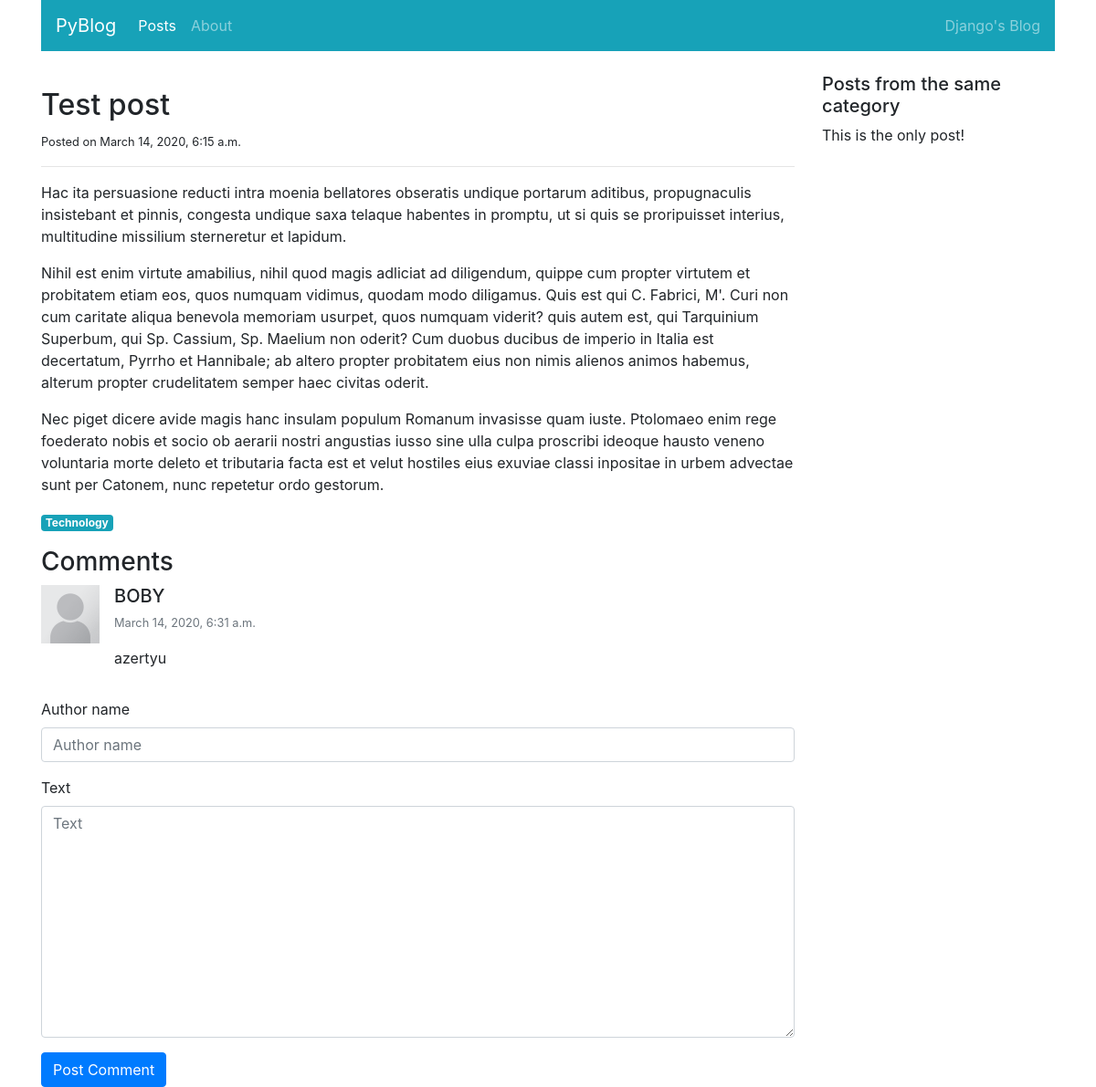
Page /blog/posts/detail/1/ on the earlier database version.
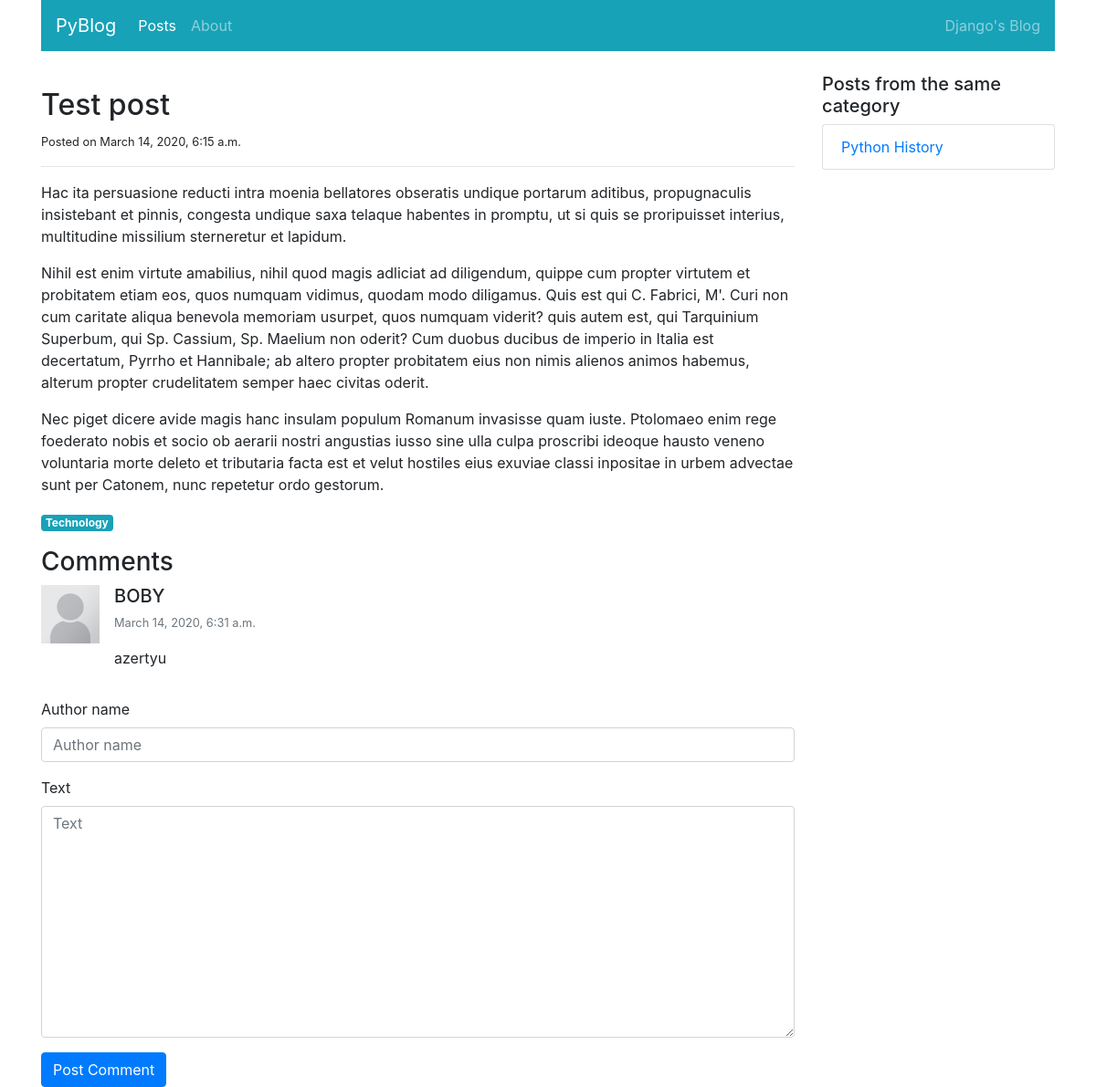
Same page on the later database version.
### blog/models.py (models this page shows, shortened)
class Post(models.Model):
    title = models.CharField(max_length=100)
    category = models.ForeignKey('PostCategory',
                                 null=True,
                                 blank=True,
                                 on_delete=models.DO_NOTHING)
    published = models.BooleanField(default=False)
    text = models.TextField(blank=True)
    created_at = models.DateTimeField(auto_now_add=True)

class PostCategory(models.Model):
    name = models.CharField(max_length=50)
    def slug(self):
        return slugify(self.name)

class Comment(models.Model):
    STATUS_VISIBLE = 'visible'
    STATUS_HIDDEN = 'hidden'
    STATUS_MODERATED = 'moderated'
    STATUS_CHOICES = (
        (STATUS_VISIBLE, 'Visible'),
        (STATUS_HIDDEN, 'Hidden'),
        (STATUS_MODERATED, 'Moderated'),
    )
    post = models.ForeignKey('Post',
                             on_delete=models.CASCADE,
                             related_name='comments')
    author_name = models.CharField(max_length=100)
    text = models.TextField()
    status = models.CharField(max_length=20,
                              default=STATUS_VISIBLE,
                              choices=STATUS_CHOICES)
    moderation_text = models.CharField(max_length=200, blank=True)
    created_at = models.DateTimeField(auto_now_add=True)

### blog/views.py (the view)
# urls.py: path('posts/detail/<int:post_id>/', views.post_detail, name='post-detail'),
def post_detail(request, post_id, message=''):
    post = get_object_or_404(Post, pk=post_id)
    posts_same_category = Post.objects.filter(published=True, category=post.category)\
        .exclude(pk=post_id)
    comments = post.comments.exclude(status=Comment.STATUS_HIDDEN).order_by('created_at')
    if request.method == 'POST':
        comment_form = CreateCommentForm(request.POST)
        if comment_form.is_valid():
            comment = comment_form.save(commit=False)
            comment.post = post
            comment.save()
            args = [post.pk, 'Your comment has been posted!']
            return HttpResponseRedirect(reverse('post-detail-message', args=args) + '#comments')
    else:
        comment_form = CreateCommentForm()
    context = {
        'navigation_items': navigation.navigation_items(navigation.NAV_POSTS),
        'post': post,
        'posts_same_category': posts_same_category,
        'comments': comments,
        'comment_form': comment_form,
        'message': message,
    }
    return render(request, 'blog/post_detail.html', context)

### blog/forms.py
class CreateCommentForm(forms.ModelForm):
    class Meta:
        model = Comment
        fields = ['author_name', 'text', ]

### blog/navigation.py (called while the page is built)
def navigation_items(selected_item):
    items = []
    for name, url in NAV_ITEMS:
        items.append({
            'name': name,
            'url': url,
            'active': True if selected_item == name else False
        })
    return items

### blog/templates/blog/post_detail.html (shortened to what this page needs)
{% extends 'base.html' %}
{% load static %}
{% load bootstrap4 %}
{% block content %}
<div class="col-sm-9">
    <div class="mt-3">
        <h2>{{ post.title }}</h2>
        <small>Posted on {{ post.created_at }}</small>
        <hr>
        <p class="text-muted">
            {{ post.text|linebreaks|safe }}
        </p>
        <a href="{% url 'post-list' post.category.slug %}"
           class="badge badge-info">{{ post.category.name|capfirst }}</a>
        <div id="comments" class="mt-3">
            <h3>Comments</h3>
            <ul class="list-unstyled">
                {% for comment in comments %}
                <li class="media">
                    <img class="mr-3" src="{% static 'img/user-placeholder.png' %}">
                    <div class="media-body">
                        <h5 class="mt-0 mb-1">{{ comment.author_name }}</h5>
                        <p>
                            <small class="text-muted">{{ comment.created_at }}</small>
                        </p>
                        <p>
                            {% if comment.status == 'moderated' %}
                                <span class="font-weight-light font-italic text-muted">
                                    [[ Moderated comment: {{ comment.moderation_text }} ]]
                                </span>
                            {% else %}
                                {{ comment.text }}
                            {% endif %}
                        </p>
                    </div>
                </li>
                {% empty %}
                <li class="media">No comments yet!</li>
                {% endfor %}
            </ul>
            <form action="{% url 'post-detail' post.pk %}" method="post" class="form">
                {% bootstrap_form comment_form %}
                {% buttons %}
                    <button type="submit" class="btn btn-primary">Post Comment</button>
                {% endbuttons %}
            </form>
        </div>
    </div>
</div>
<div class="col-sm-3">
    <h5>Posts from the same category</h5>
    <ul class="list-group">
        {% for post in posts_same_category %}
        <li class="list-group-item">
            <a href="{% url 'post-detail' post.pk %}">{{ post.title|truncatewords:4 }}</a>
        </li>
        {% empty %}
        This is the only post!
        {% endfor %}
    </ul>
</div>
{% endblock content %}

### templates/base.html (shortened to what this page needs)
<!DOCTYPE html>
{% load static %}
<html lang="en">
<head>
    <link rel="stylesheet" href="{% static 'css/bootstrap.min.css' %}">
    </head>
<body>
<div class="container">
    <nav class="navbar sticky-top navbar-expand-md navbar-dark bg-info">
        <a class="navbar-brand" href="{% url 'home' %}">PyBlog</a>
        <div class="collapse navbar-collapse" id="navbar">
            <ul class="navbar-nav mr-auto">
                {% for item in navigation_items %}
                <li class="nav-item {% if item.active %}active{% endif %}">
                    <a class="nav-link" href="{{ item.url }}">{{ item.name }}</a>
                </li>
                {% endfor %}
            </ul>
        </div>
        <span class="navbar-text">Django's Blog</span>
    </nav>
    <div class="row mt-4">
        {% block content %}Please override this block!{% endblock %}
    </div>
</div>
</body>
</html>

Differences in the rows shown:
added Post: title "Python History"
Other differences:
text no longer shown: "This is the only post!"
